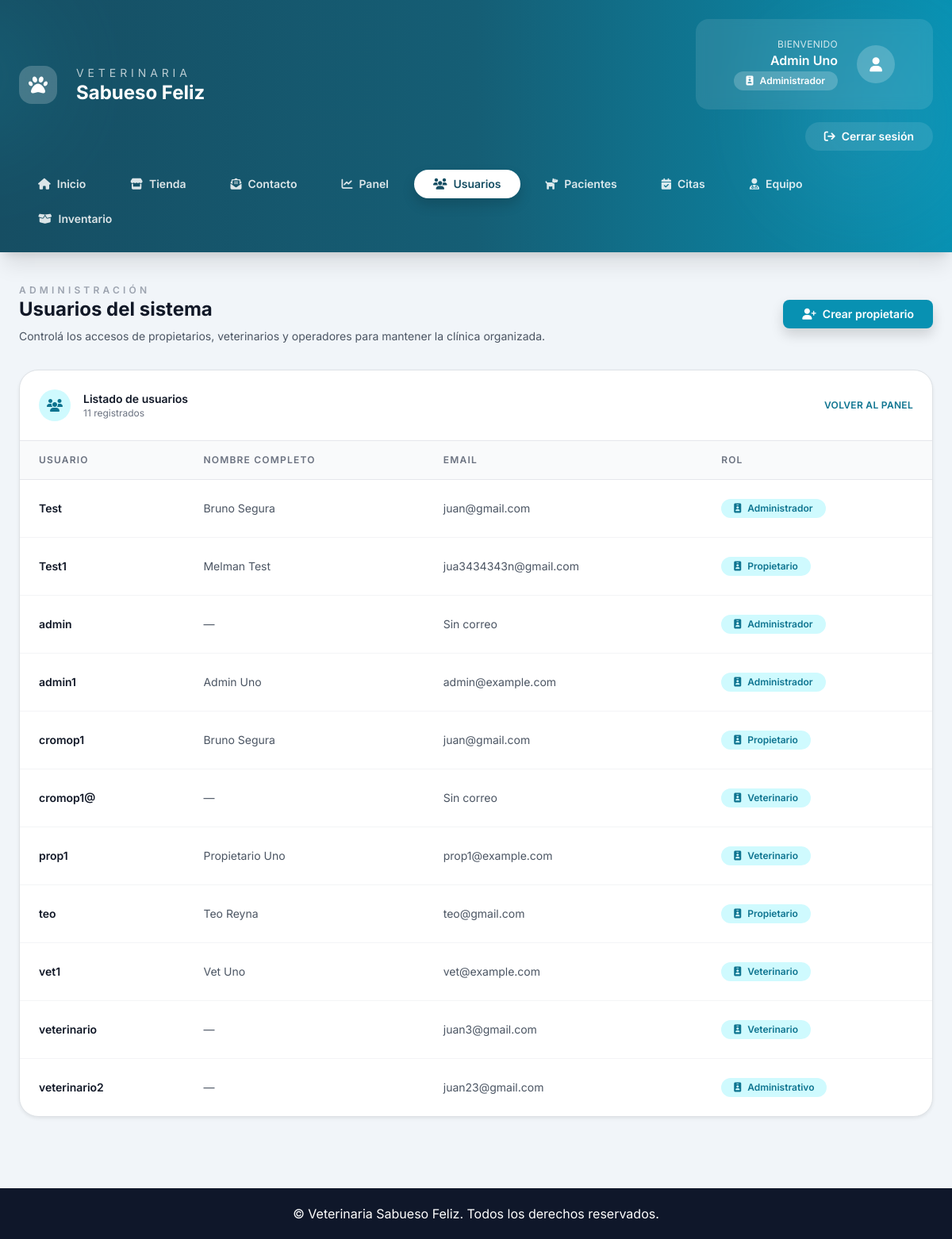
Before: /usuarios/ (signed in) with the older database file.
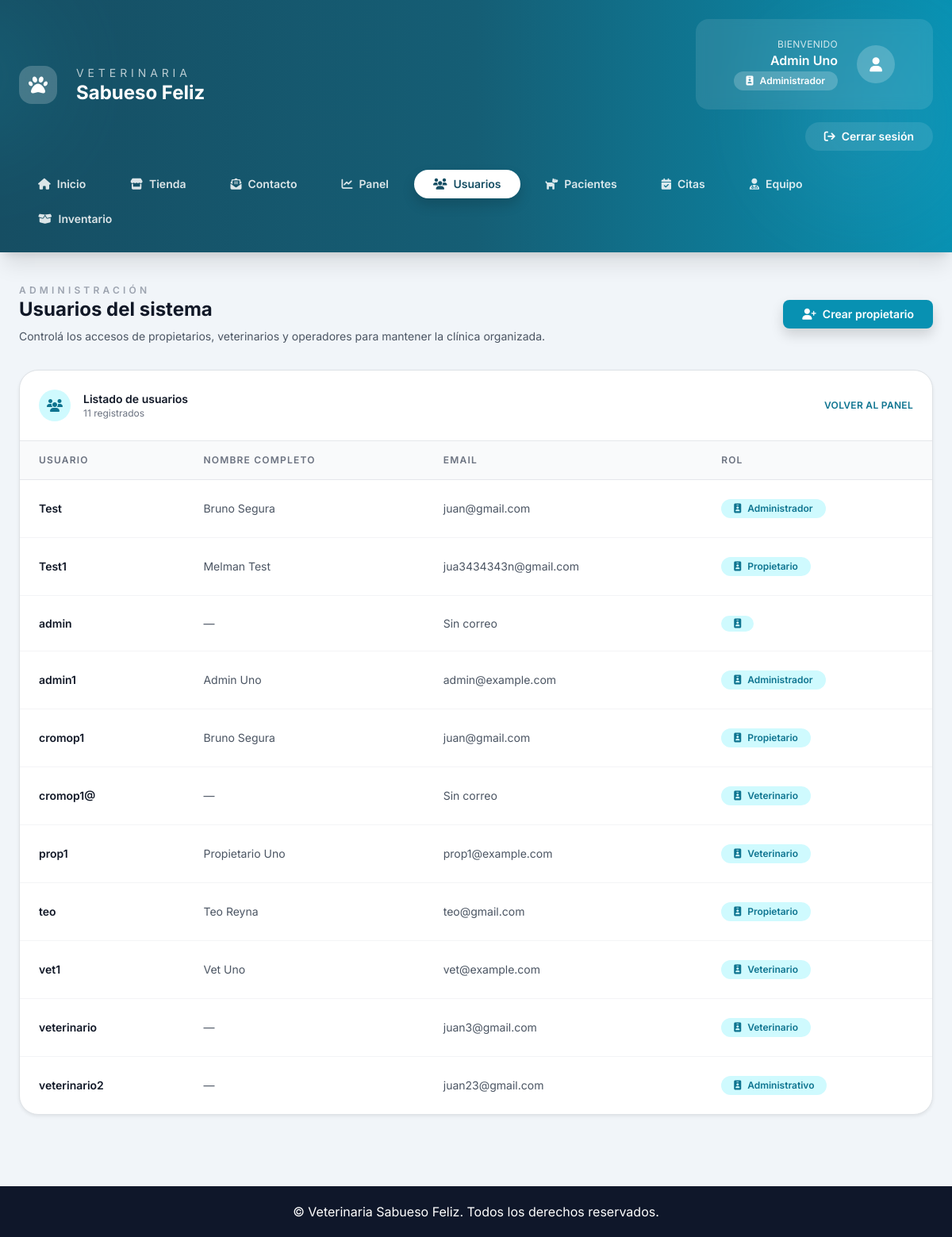
After: the same page with the newer database file.
### Core/models.py (models this page shows, shortened)
class User(AbstractUser):
    ROLES = (
        ("ADMIN", "Administrador"),
        ("VET", "Veterinario"),
        ("ADMIN_OP", "Administrativo"),
        ("OWNER", "Propietario"),
    )
    rol = models.CharField(max_length=20, choices=ROLES)
    telefono = models.CharField(max_length=20, blank=True)
    direccion = models.CharField(max_length=200, blank=True)
    activo = models.BooleanField(default=True)
    avatar = models.ImageField(upload_to="avatars/", blank=True, null=True)
    especialidad = models.CharField(max_length=100, blank=True)  # para veterinarios
    sucursal = models.ForeignKey(
        Sucursal,
        on_delete=models.SET_NULL,
        null=True,
        blank=True,
        related_name="usuarios",
    )

### Core/views.py (the view)
# urls.py: path('usuarios/', views.listar_usuarios, name='listar_usuarios'),
@login_required
def listar_usuarios(request):
    if request.user.rol != "ADMIN":
        messages.error(request, "No tienes permiso para ver esta página.")
        return redirect("dashboard")
    usuarios = User.objects.all().order_by("username")
    return render(request, "core/usuarios.html", {"usuarios": usuarios})

### Core/templates/core/usuarios.html (shortened to what this page needs)
{% extends "core/base.html" %}
{% block main_class %}max-w-7xl mx-auto px-4 sm:px-6 lg:px-8 py-10{% endblock %}
{% block content %}
<div class="space-y-8">
    <div class="flex flex-wrap items-center justify-between gap-4">
        <div>
            <p class="text-xs font-semibold uppercase tracking-[0.35em] text-gray-400">Administración</p>
            <h2 class="text-2xl font-bold text-gray-900">Usuarios del sistema</h2>
            <p class="mt-2 max-w-2xl text-sm text-gray-600">
                Controlá los accesos de propietarios, veterinarios y operadores para mantener la clínica organizada.
            </p>
        </div>
        <a href="{% url 'crear_propietario_admin' %}" class="inline-flex items-center gap-2 rounded-lg bg-cyan-600 px-4 py-2 text-sm font-semibold text-white shadow hover:bg-cyan-700">
            <i class="fas fa-user-plus"></i>
            Crear propietario
        </a>
    </div>
    <div class="overflow-hidden rounded-3xl border border-gray-200 bg-white shadow-sm">
        <div class="flex items-center justify-between border-b border-gray-200 px-6 py-4">
            <div class="flex items-center gap-3">
                <div class="flex h-10 w-10 items-center justify-center rounded-full bg-cyan-100 text-cyan-700">
                    <i class="fas fa-users"></i>
                </div>
                <div>
                    <p class="text-sm font-semibold text-gray-900">Listado de usuarios</p>
                    <p class="text-xs text-gray-500">{{ usuarios|length }} registrados</p>
                </div>
            </div>
            <a href="{% url 'dashboard' %}" class="text-xs font-semibold uppercase tracking-wide text-cyan-700 hover:text-cyan-900">
                Volver al panel
            </a>
        </div>
        <div class="overflow-x-auto">
            <table class="min-w-full divide-y divide-gray-200 text-sm">
                <thead class="bg-gray-50">
                    <tr>
                        <th scope="col" class="px-6 py-3 text-left text-xs font-semibold uppercase tracking-widest text-gray-500">Usuario</th>
                        <th scope="col" class="px-6 py-3 text-left text-xs font-semibold uppercase tracking-widest text-gray-500">Nombre completo</th>
                        <th scope="col" class="px-6 py-3 text-left text-xs font-semibold uppercase tracking-widest text-gray-500">Email</th>
                        <th scope="col" class="px-6 py-3 text-left text-xs font-semibold uppercase tracking-widest text-gray-500">Rol</th>
                    </tr>
                </thead>
                <tbody class="divide-y divide-gray-100">
                    {% for user in usuarios %}
                        <tr class="hover:bg-cyan-50/40">
                            <td class="whitespace-nowrap px-6 py-4 font-semibold text-gray-900">{{ user.username }}</td>
                            <td class="px-6 py-4 text-gray-600">{{ user.get_full_name|default:"—" }}</td>
                            <td class="px-6 py-4 text-gray-600">{{ user.email|default:"Sin correo" }}</td>
                            <td class="px-6 py-4">
                                <span class="inline-flex items-center gap-2 rounded-full bg-cyan-100 px-3 py-1 text-xs font-semibold text-cyan-700">
                                    <i class="fas fa-id-badge"></i>
                                    {{ user.get_rol_display }}
                                </span>
                            </td>
                        </tr>
                    {% endfor %}
                </tbody>
            </table>
        </div>
    </div>
</div>
{% endblock %}

Changed rows visible on the page:
changed User "admin": rol "Administrador" → (not shown)
